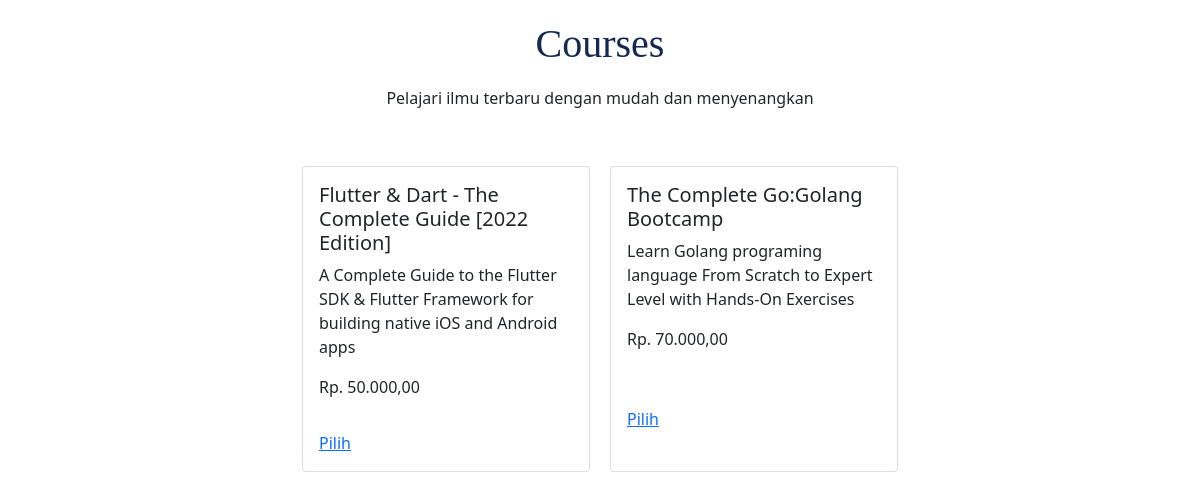
The app's page /dataListCourse.php with its own data.
### tables this page shows
CREATE TABLE `course` (
  `id_course` char(5) NOT NULL,
  `judul_course` varchar(100) NOT NULL,
  `deskripsi_course` varchar(300) NOT NULL,
  `harga` float NOT NULL,
  `thumbnail` varchar(255) NOT NULL
);

### config/function.php (called while the page is built, shortened)
<?php
function viewListCourse($dataCourse)
{
    global $conn;
    $result = mysqli_query($conn, $dataCourse);
    $rows = [];
    while ($row = mysqli_fetch_assoc($result)) {
        $rows[] = $row;
    }
    return $rows;
}

### dataListCourse.php (the view, shortened to what this page needs)
<?php
require('config/koneksi.php');
require('config/function.php');
$listCourse = viewListCourse("SELECT * FROM course");
?>
<!DOCTYPE html>
<html lang="en">
<head>
    <link rel="stylesheet" href="./assets/fontawesome-free-5.12.0-web/css/all.min.css">
    <link rel="stylesheet" href="./assets/css/style.css">
    <link href="https://cdn.jsdelivr.net/npm/bootstrap@5.0.2/dist/css/bootstrap.min.css" rel="stylesheet">
</head>
<body>
    <div class="contenCourse">
        <div class="title">
            <h1>Courses</h1>
            <p>Pelajari ilmu terbaru dengan mudah dan menyenangkan
            </p>
        </div>
        <div class="containerCourse">
            <?php foreach ($listCourse as $course) : ?>
                <div class="card" style="width: 18rem;">
                    <div class="card-body">
                        <h5 class="card-title"><?= $course['judul_course']; ?></h5>
                        <p class="card-text"><?= $course['deskripsi_course']; ?></p>
                        <p class="card-text">Rp. <?php echo number_format($course['harga'],2,',','.'); ?></p>
                    </div>
                    <div class="card-body">
                        <a href="?page=course&action=tambah&id=<?= $course['id_course']; ?>" class="card-link">Pilih</a>
                    </div>
                </div>
            <?php endforeach; ?>
        </div>
    </div>
</body>
</html>

### assets/css/style.css (style rules this page uses)
* { margin: 0; padding: 0; box-sizing: border-box; }
:root { --orange: #ff5200; --blue-1: #142850; --blue-2: #d5e0ea; --white-1: rgba(20, 40, 80, 0.6); --white-2: rgba(255, 255, 255, 0.4); --white-3: rgba(255, 255, 255, 0.6); --gray-1: #8a8a8e; --gray-2: rgba(0, 0, 0, 0.5); --transition: all 0.3s ease; }
a { text-decoration: none; }
body { background: #ffffff; }
h1, h2, h3, h4 { font-family: fontEksell; }
h1 { font-size: 2.5em; font-weight: 300; color: var(--blue-1); }
@media screen and (min-width: 481px) { body { font-size: 1.3rem; } }
@media screen and (min-width: 600px) and (orientation: landscape) { body { font-size: 1.3rem; } }
@media screen and (min-width: 768px) { body { font-size: 1.4rem; } }
@media screen and (min-width: 900px) { body { font-size: 1.6rem; } }
@media screen and (min-width: 1025px) { body { font-size: 2rem; } }

### dataListCourse.php (style rules this page uses)
body { padding: 0; margin: 0; box-sizing: border-box; }
.containerCourse { height: auto; width: auto; padding: 20px; display: flex; gap: 20px; flex-wrap: wrap; justify-content: center; }
.title { height: auto; width: auto; padding: 20px; display: flex; flex-direction: column; gap: 10px; flex-wrap: wrap; align-items: center; justify-content: center; }

### records on screen
course: judul_course "Flutter & Dart - The Complete Guide [2022 Edition]", deskripsi_course "A Complete Guide to the Flutter SDK & Flutter Framework for building native iOS and Android apps", harga "50.000,00"
course: judul_course "The Complete Go:Golang Bootcamp", deskripsi_course "Learn Golang programing language From Scratch to Expert Level with Hands-On Exercises", harga "70.000,00"
